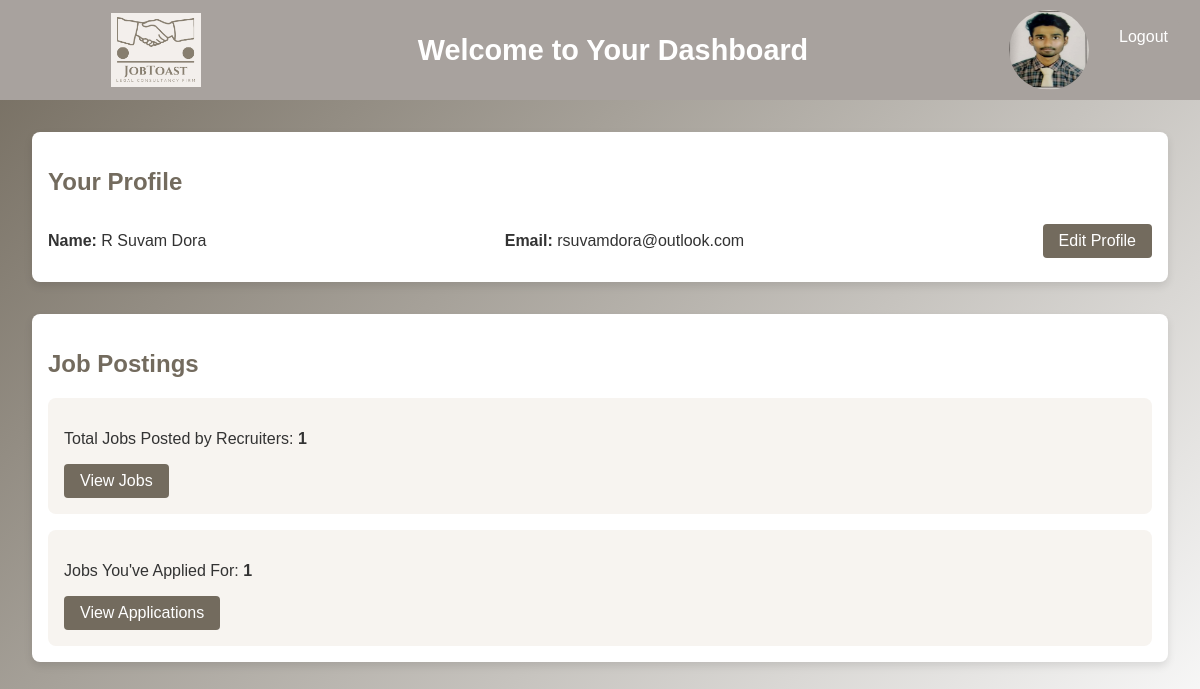
The page /seeker-home/1 on the database as committed earlier.
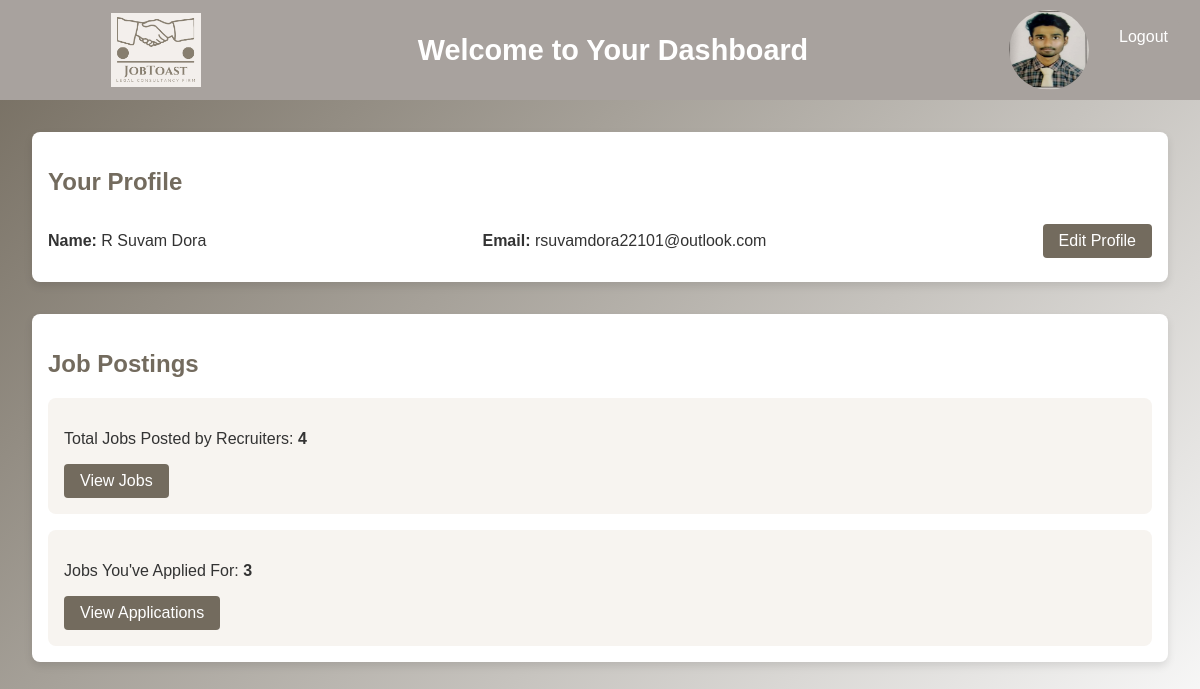
The same page on the database as committed later.
### job/models.py (models this page shows)
class Seeker(models.Model):
    fname = models.CharField(max_length=80)
    pic = models.ImageField(upload_to='passphotos/', blank=True, null=True)
    email = models.EmailField()
    psw = models.CharField(max_length=15)
    phno = models.PositiveBigIntegerField()
    gen = models.CharField(max_length=10)
    dob = models.DateField()
    add = models.CharField(max_length=200)
    hq = models.CharField(max_length=100)
    un = models.CharField(max_length=200)
    sd = models.DateField()
    ed = models.DateField()
    we = models.IntegerField()
    pc = models.CharField(max_length=200)
    pjt = models.CharField(max_length=50)
    pjl = models.CharField(max_length=100)
    atw = models.DateField()
    ks = models.CharField(max_length=500)
    lk = models.CharField(max_length=200)
    intern = models.CharField(max_length=500)
    proj = models.CharField(max_length=5000)
    certi = models.CharField(max_length=1000)
    ps = models.CharField(max_length=500)
    resume = models.FileField(upload_to='pdfs/')

### job/views.py (the view)
# urls.py: path('seeker-home/<int:jk>',views.seeker_home,name='sek_home'),
def seeker_home(request,jk):
    details = Seeker.objects.get(id = jk)
    jobpost = HiringSeekers.objects.all()
    applied = ApplicantDetails.objects.all()
    context = {
        'details':details,
        'jobpost':jobpost,
        'applied':applied
    }
    return render(request,'seeker_home.html',context)

### job/templates/seeker_home.html (shortened to what this page needs)
<!DOCTYPE html>
{% load static %}
<html lang="en">
<head>
    <link rel="stylesheet" href="{% static 'CSS/seeker_home.css' %}">
</head>
<body>
    <header>
        <img src="{% static 'images/JOBTOAST.png' %}" alt="Job Portal Logo" class="logo">
        <h1>Welcome to Your Dashboard</h1>
        <img src="{{ details.pic.url }}" alt="User Photo" class="user-photo">
    </header>
    <div class="logout-button-container">
        <a href="{% url 'HOME' %}"><button class="logout-button">Logout</button></a>
    </div>
    <div class="container">
        <section class="profile-section">
            <h2>Your Profile</h2>
            <div class="profile-info">
                <p><strong>Name:</strong> {{ details.fname }}</p>
                <p><strong>Email:</strong> {{ details.email }}</p>
                <a href="{% url 'edt_rg_sek' details.id %}" class="btn">Edit Profile</a>
            </div>
        </section>
        <section class="jobs-section">
            <h2>Job Postings</h2>
            <div class="job-card">
                <p>Total Jobs Posted by Recruiters: <strong>{{ jobpost|length }}</strong></p>
                <a href="{% url 'postd_jobs' details.id %}" class="btn">View Jobs</a>
            </div>
            <div class="job-card">
                <p>Jobs You've Applied For: <b>{{ applied|length }}</b></p>
                <a href="{% url 'appld_jobs' %}" class="btn">View Applications</a>
            </div>
        </section>
    </div>
</body>
</html>

Rows that differ between the two databases and show on the page:
changed Seeker "R Suvam Dora": email "rsuvamdora@outlook.com" → "rsuvamdora22101@outlook.com"
Other text that changed with them:
{{ jobpost|length }}: "1" → "4"
{{ applied|length }}: "1" → "3"
